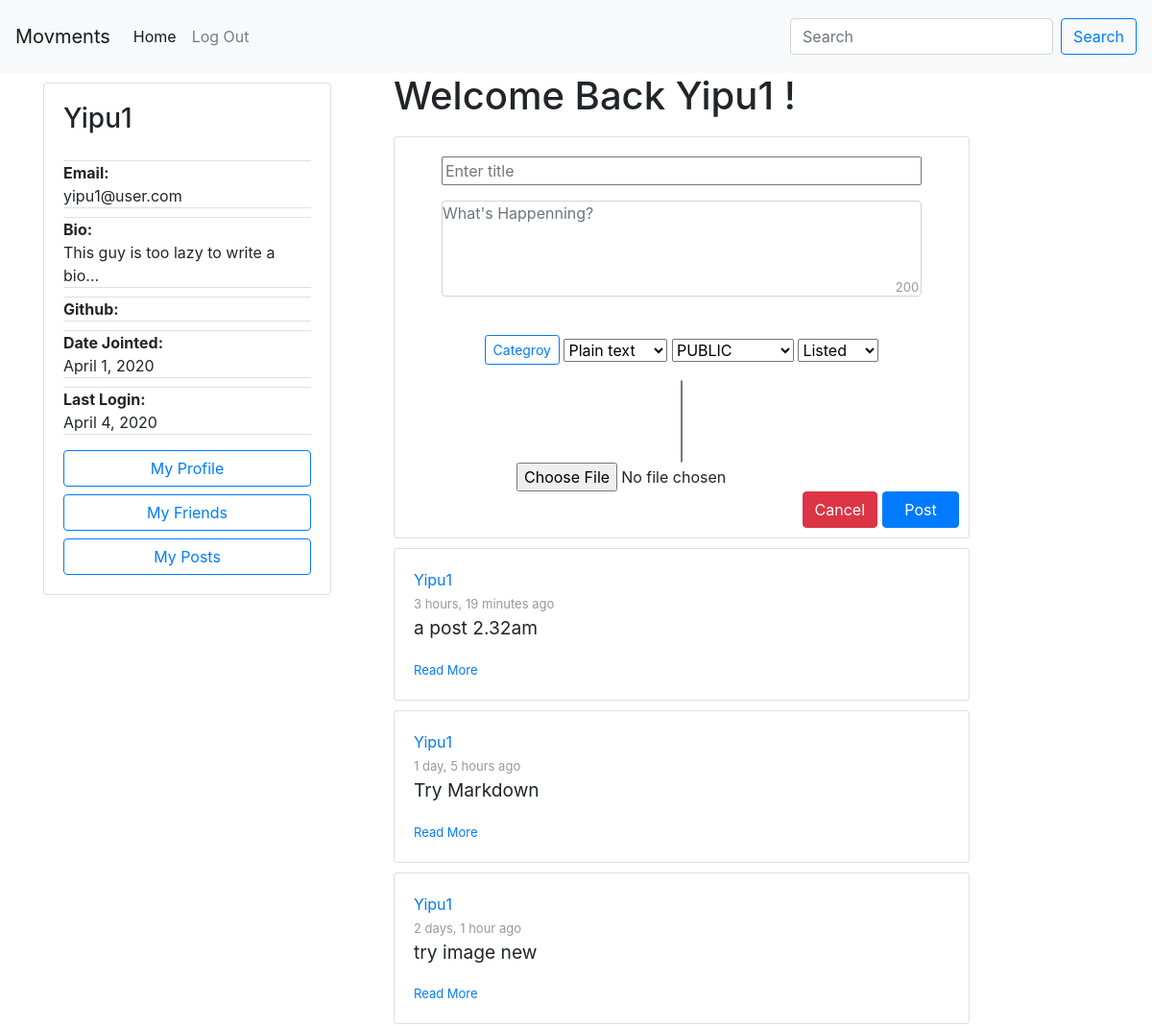
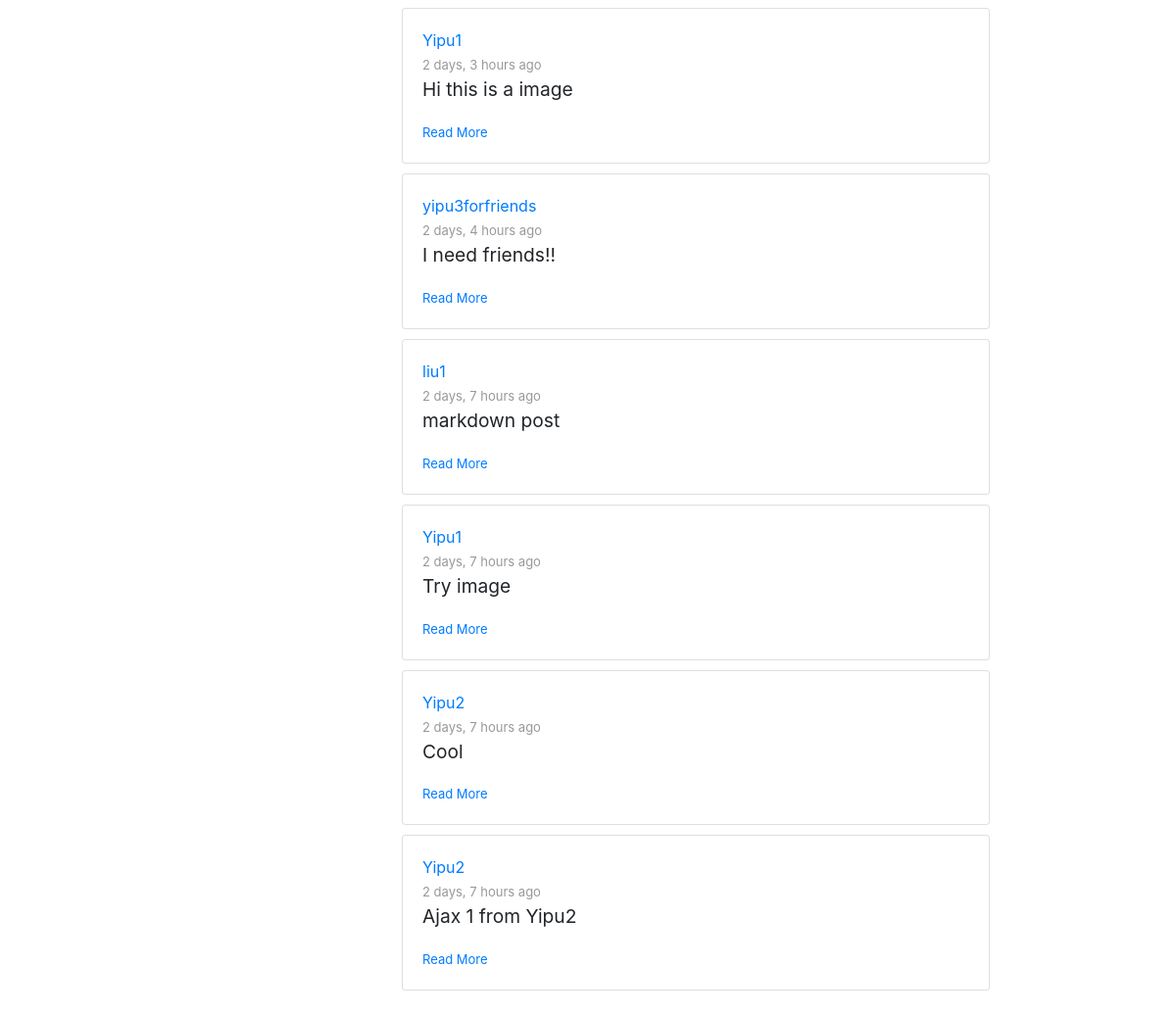
The app's page /posts/ (signed in) with its own data (2 pictures, top to bottom).
### accounts/models.py (models this page shows, shortened)
class Author(AbstractBaseUser):
    email=models.EmailField(
        verbose_name='email address',
        max_length=60,
        unique=True,
    )
    id = models.CharField(primary_key=True, default=uuid.uuid4().urn[9:], editable=False,max_length=100,unique=True)
    displayName = models.CharField(max_length=30)
    lastName = models.CharField(max_length=30, blank=True)
    firstName = models.CharField(max_length=30, blank=True)
    host = models.CharField(default=settings.HOSTNAME, max_length=100)
    url = models.CharField(default="", max_length=100)
    avatar = models.ImageField(upload_to='avatar/', default = 'avatar/default-avatar.png', blank=True, null=True)
    github = models.URLField(default="", max_length=100, null=True)
    bio = models.CharField(default="This guy is too lazy to write a bio...", max_length=200, blank=True, null=True)
    date_joined=models.DateField(verbose_name="date joined", auto_now=True)
    last_login=models.DateField(verbose_name="last login", auto_now=True)
    active=models.BooleanField(default=True)
    activated=models.BooleanField(default=False)
    node=models.BooleanField(default=False)
    admin=models.BooleanField(default=False)
    share=models.BooleanField(default=False)
    share_image=models.BooleanField(default=False)
    objects = AuthorManager()
    USERNAME_FIELD = 'email'
    REQUIRED_FIELDS = ['displayName', ]

### posting/models.py (models this page shows, shortened)
class Post(models.Model):
    id = models.UUIDField(primary_key=True, default=uuid.uuid4, max_length=50, editable=False)
    author = models.ForeignKey(Author, on_delete=models.CASCADE)
    title = models.CharField(max_length=100)
    contentType = models.CharField(max_length=20, default = 'text/plain', choices=CONTENT_TYPE)
    origin = models.CharField(default="",max_length=200, editable=False)
    source = models.CharField(max_length=200, blank=True)
    content = models.TextField()
    categories = models.CharField(max_length=200, blank=True)
    unlisted = models.BooleanField(default=False, choices=UNLISTED)
    published = models.DateTimeField('date posted', auto_now_add=True, blank=True)
    visibility = models.CharField(max_length=10, default = 'PUBLIC', choices=POST_VISIBILITY)
    visibleTo = models.TextField(blank=True)

### posting/views.py (the view, shortened to what this page needs)
# urls.py: path('posts/', APIviews.ViewPublicPosts.as_view(), name='view public posts'),
class ViewPublicPosts(APIView):
    permission_classes = [IsActivatedOrReadOnly]
    def get(self, request, format=None):
        try:
            posts = getVisiblePosts(request.user)
            posts.sort(key=lambda x: x.published, reverse=True)
            context = {
                'post_list': posts[:20],
            }
            return render(request, "posting/stream.html", context)
        except Exception as e:
            print(e)
            return HttpResponseServerError(e)

### accounts/permissions.py (called while the page is built)
    def has_permission(self, request, view):
        if request.method in self.safe_method:
            return True
        if request.user:
            return request.user.is_activated
        return False

### posting/helper_functions.py (called while the page is built)
def getRemoteVisiblePost(nodes, requester_id):
    posts = []
    for node in nodes:
        url = '{}author/posts'.format(node.host_url)
        auth = (node.server_username, node.server_password)
        headers = {'X-USER-ID': requester_id}
        try:
            response = requests.get(url, auth=auth, headers=headers,timeout=5)
            if response.status_code == 200:
                response = response.json()
                remote_posts = response['posts']
                for item in remote_posts:
                    post = getJsonDecodePost(item)
                    post.author = getJsonDecodeAuthor(item['author'])
                    posts.append(post)
            else:
                print(response.json())
                break
        except Exception as e:
            pass
    return posts

### posting/templates/posting/stream.html (shortened to what this page needs)
{% extends 'posting/homepage.html' %}
{% block shortProfile %}
    {% if request.user.is_authenticated %}
        <div class="short-profile" >
            {% include 'posting/profile-card.html' with request=request %}
        </div>
    {% endif %}
{% endblock %}
{% block content %}
    <ul>
    {% if post_list %}
            {% for post in post_list %}
            <li>
                {% include 'posting/post-inline-view.html' with post=post %}
            </li>
            {% endfor %}
        </ul>
    {% endif %}
{% endblock %}
{% block newPost %}
    {% if request.user.is_authenticated %}
    <div style="text-align:center;">
    <h1>Welcome Back {{ request.user.displayName }} !</h1>
    </div>
    <div class="card" style="width: 600px;">
        <form method="POST" class="post-form" enctype="multipart/form-data" id='post-form'>
            <div class="form-group">
                <input type="text" name="title" style="width:500px;" placeholder="Enter title" required="" maxlength="50" id="id_title">
            </div>
            <div class="form-group">
                <textarea name="content" cols="50" rows="30" class="textarea form-control" style="resize:none;width:500px;" placeholder="What's Happenning?" maxlength="200" required="" id="id_content"></textarea>
                <span id="counter" style="position: relative; bottom: 23px; left: 235px; font-size: small; color:#989898;">200</span>
            </div>
            <div class="container" style="margin-top: 10px;">
                <div class="btn-group">
                <button type="button" name="categories" data-toggle="collapse" href="#post-form-category-input" role="button" aria-expanded="false" aria-controls="post-form-category-input" class="btn btn-outline-primary btn-sm">Categroy</button>
                </div>
                <div class="btn-group">
                    <select name="contentType" id="id_contentType" class="selectpicker" data-style="btn-outline-primary btn-sm" data-width="120px" tabindex="-98">
                        <option value="text/plain" selected="">Plain text</option>
                      </select>
                </div>
                <div class="btn-group">
                    <select name="visibility" id="id_visibility" class="selectpicker" data-style="btn-outline-primary btn-sm" data-width="fit" tabindex="-98">
                        <option value="PUBLIC" selected="">PUBLIC</option>
                    </select>
                </div>
                <div class="btn-group">
                    <select name="unlisted" id="id_unlisted" class="selectpicker" data-style="btn-outline-primary btn-sm" data-width="fit" tabindex="-98">
                        <option value="False" selected="">Listed</option>
                    </select>
                </div>
            </div>
            <div class="btn-group">
                <select name="visibleTo" id="id_VisibleTo" multiple class="selectpicker" data-style="btn-outline-primary btn-sm" data-width="fit" tabindex="-98">
                </select>
            </div>
            <div>
                <input type="file" name="image" accept="image/*" id="id_image">
            </div>
            <div>
                <input type="submit" value="Post" id='post-form-btn-submit' class="btn btn-primary float-right" style="width: 80px;margin-right: 10px;margin-bottom: 10px;">
                <input id='cancel_btn' type="button" name="clear" class="btn btn-danger float-right" value="Cancel" style="margin-right: 5px;">
            </div>
        </form>
    </div>
    {% endif %}
{% endblock %}

### posting/templates/posting/profile-card.html
<div class="card  position-fixed" style="width: 300px;">
    <div class="card-body">
    <h3 class="card-title">{{request.user.displayName }}</h3>
    <p class="card-text">
        <ul class="list-group list-group-flush">
            <li class="list-group-item" style="padding: 0;"><span style="font-weight: bold;">Email:</span><br>{{ request.user.email }}</li>
            <li class="list-group-item" style="padding: 0;"><span style="font-weight: bold;">Bio:</span><br>{{ request.user.bio }}</li>
            <li class="list-group-item" style="padding: 0;"><span style="font-weight: bold;">Github:</span><br>{{ request.user.github }}</li>
            <li class="list-group-item" style="padding: 0;"><span style="font-weight: bold;">Date Jointed:</span><br> {{ request.user.date_joined }}</li>
            <li class="list-group-item" style="padding: 0;"><span style="font-weight: bold;">Last Login:</span><br>{{ request.user.last_login }}</li>
        </ul>
    </p>
    <div id="user-menu">
        <a href="{% url 'accounts:view profile' request.user.id %}" class="btn btn-outline-primary btn-block">My Profile</a>
        <a href="{% url 'friendship:get friends list' request.user.id %}" class="btn btn-outline-primary btn-block">My Friends</a>
        <a href="{% url 'posting:view user posts' request.user.id %}" class="btn btn-outline-primary btn-block">My Posts</a>
    </div>
    </div>
</div>

### posting/templates/posting/post-inline-view.html
<div class="card" style="width:600px">
    <div class="card-body">
      <a class="displa-name" href="{% url 'accounts:view profile' post.author.id %}">{{post.author.displayName}}</a>
      <br>
      <span id="timestamp">{{ post.published|timesince }} ago</span>
      <div class="card-title">
          <p style="font-size: larger;">{{ post.title }}</p></p>
      </div>
      <a  class="" href="{% url 'posting:view post details' post.id %}" style="font-size: small;" >Read More</a>
    </div>
</div>

### posting/templates/posting/base.html (style rules this page uses)
ul { padding: 0; list-style-type: none; }
.post-form { text-align: center; }
.post-form #id_title { margin-top: 20px; }
.post-form #id_content { width: 300px; height: 100px; padding: 0; }
li { padding: 0; list-style-type: none; margin-top: 10px; margin-bottom: 10px; }
#timestamp { font-size: small; color:#989898; }
.card { margin-top: 10px; }
#id_content { margin: 0 auto; float: none; }

### records on screen
Author: user.displayName "Yipu1", user.email "yipu1@user.com", user.bio "This guy is too lazy to write a bio...", user.date_joined "April 1, 2020", user.last_login "April 4, 2020"
Post: author.displayName "Yipu1", published "3 hours, 19 minutes", title "a post 2.32am"
Post: author.displayName "Yipu1", published "1 day, 5 hours", title "Try Markdown"
Post: author.displayName "Yipu1", published "2 days, 1 hour", title "try image new"
Post: author.displayName "Yipu1", published "2 days, 3 hours", title "Hi this is a image"
Post: author.displayName "yipu3forfriends", published "2 days, 4 hours", title "I need friends!!"
Post: author.displayName "liu1", published "2 days, 7 hours", title "markdown post"
Post: author.displayName "Yipu1", published "2 days, 7 hours", title "Try image"
Post: author.displayName "Yipu2", published "2 days, 7 hours", title "Cool"
Post: author.displayName "Yipu2", published "2 days, 7 hours", title "Ajax 1 from Yipu2"
